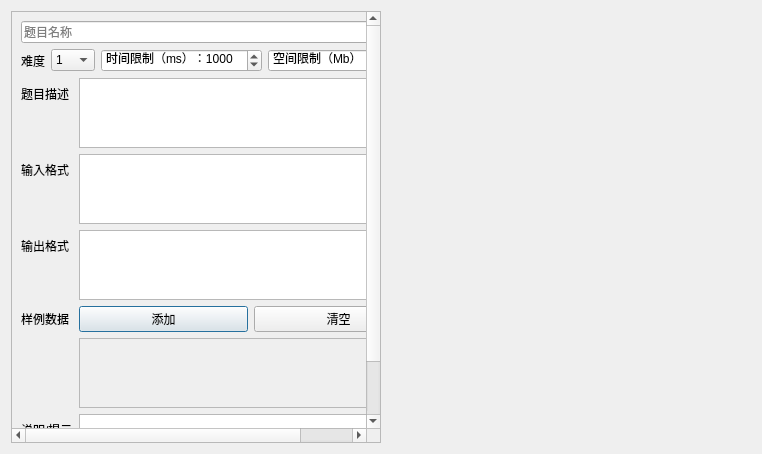
<?xml version="1.0" encoding="UTF-8"?>
<ui version="4.0">
 <class>AddProblem</class>
 <widget class="QDialog" name="AddProblem">
  <property name="geometry">
   <rect>
    <x>0</x>
    <y>0</y>
    <width>762</width>
    <height>454</height>
   </rect>
  </property>
  <property name="windowTitle">
   <string>Dialog</string>
  </property>
  <layout class="QHBoxLayout" name="horizontalLayout" stretch="1,1">
   <item>
    <widget class="QScrollArea" name="leftArea">
     <property name="widgetResizable">
      <bool>true</bool>
     </property>
     <widget class="QWidget" name="leftContainer">
      <property name="geometry">
       <rect>
        <x>0</x>
        <y>0</y>
        <width>371</width>
        <height>440</height>
       </rect>
      </property>
      <layout class="QVBoxLayout" name="verticalLayout">
       <item>
        <layout class="QFormLayout" name="formLayout">
         <property name="labelAlignment">
          <set>Qt::AlignmentFlag::AlignLeading|Qt::AlignmentFlag::AlignLeft|Qt::AlignmentFlag::AlignTop</set>
         </property>
         <item row="1" column="0" colspan="2">
          <widget class="QLineEdit" name="problemNameEdit">
           <property name="maxLength">
            <number>64</number>
           </property>
           <property name="placeholderText">
            <string>题目名称</string>
           </property>
          </widget>
         </item>
         <item row="3" column="0">
          <widget class="QLabel" name="label_2">
           <property name="text">
            <string>题目描述</string>
           </property>
          </widget>
         </item>
         <item row="3" column="1">
          <widget class="QPlainTextEdit" name="describeEdit"/>
         </item>
         <item row="4" column="0">
          <widget class="QLabel" name="label">
           <property name="text">
            <string>输入格式</string>
           </property>
          </widget>
         </item>
         <item row="4" column="1">
          <widget class="QPlainTextEdit" name="inputEdit"/>
         </item>
         <item row="5" column="0">
          <widget class="QLabel" name="label_3">
           <property name="text">
            <string>输出格式</string>
           </property>
          </widget>
         </item>
         <item row="5" column="1">
          <widget class="QPlainTextEdit" name="outputEdit"/>
         </item>
         <item row="6" column="0">
          <widget class="QLabel" name="label_4">
           <property name="text">
            <string>样例数据</string>
           </property>
          </widget>
         </item>
         <item row="6" column="1">
          <layout class="QHBoxLayout" name="horizontalLayout_2">
           <item>
            <widget class="QPushButton" name="addSampleBtn">
             <property name="text">
              <string>添加</string>
             </property>
            </widget>
           </item>
           <item>
            <widget class="QPushButton" name="clearAllSamplesBtn">
             <property name="text">
              <string>清空</string>
             </property>
            </widget>
           </item>
          </layout>
         </item>
         <item row="7" column="1">
          <widget class="QScrollArea" name="samplesArea">
           <property name="widgetResizable">
            <bool>true</bool>
           </property>
           <property name="alignment">
            <set>Qt::AlignmentFlag::AlignLeading|Qt::AlignmentFlag::AlignLeft|Qt::AlignmentFlag::AlignTop</set>
           </property>
           <widget class="QWidget" name="scrollAreaWidgetContents">
            <property name="geometry">
             <rect>
              <x>0</x>
              <y>0</y>
              <width>311</width>
              <height>64</height>
             </rect>
            </property>
           </widget>
          </widget>
         </item>
         <item row="8" column="0">
          <widget class="QLabel" name="label_5">
           <property name="text">
            <string>说明/提示</string>
           </property>
          </widget>
         </item>
         <item row="8" column="1">
          <widget class="QPlainTextEdit" name="hintEdit"/>
         </item>
         <item row="2" column="0" colspan="2">
          <layout class="QHBoxLayout" name="horizontalLayout_5">
           <item>
            <widget class="QLabel" name="label_6">
             <property name="text">
              <string>难度</string>
             </property>
            </widget>
           </item>
           <item>
            <widget class="QComboBox" name="difficulty">
             <property name="currentText">
              <string>1</string>
             </property>
             <item>
              <property name="text">
               <string>1</string>
              </property>
             </item>
             <item>
              <property name="text">
               <string>2</string>
              </property>
             </item>
             <item>
              <property name="text">
               <string>3</string>
              </property>
             </item>
             <item>
              <property name="text">
               <string>4</string>
              </property>
             </item>
             <item>
              <property name="text">
               <string>5</string>
              </property>
             </item>
             <item>
              <property name="text">
               <string>6</string>
              </property>
             </item>
             <item>
              <property name="text">
               <string>7</string>
              </property>
             </item>
             <item>
              <property name="text">
               <string>8</string>
              </property>
             </item>
             <item>
              <property name="text">
               <string>9</string>
              </property>
             </item>
             <item>
              <property name="text">
               <string>10</string>
              </property>
             </item>
            </widget>
           </item>
           <item>
            <widget class="QSpinBox" name="times">
             <property name="suffix">
              <string/>
             </property>
             <property name="prefix">
              <string>时间限制（ms）：</string>
             </property>
             <property name="minimum">
              <number>200</number>
             </property>
             <property name="maximum">
              <number>10000</number>
             </property>
             <property name="singleStep">
              <number>100</number>
             </property>
             <property name="value">
              <number>1000</number>
             </property>
            </widget>
           </item>
           <item>
            <widget class="QSpinBox" name="spaces">
             <property name="suffix">
              <string/>
             </property>
             <property name="prefix">
              <string>空间限制（Mb）：</string>
             </property>
             <property name="maximum">
              <number>2048</number>
             </property>
             <property name="value">
              <number>512</number>
             </property>
            </widget>
           </item>
          </layout>
         </item>
        </layout>
       </item>
      </layout>
     </widget>
    </widget>
   </item>
   <item>
    <layout class="QVBoxLayout" name="viewLayout"/>
   </item>
  </layout>
 </widget>
 <resources/>
 <connections/>
</ui>
